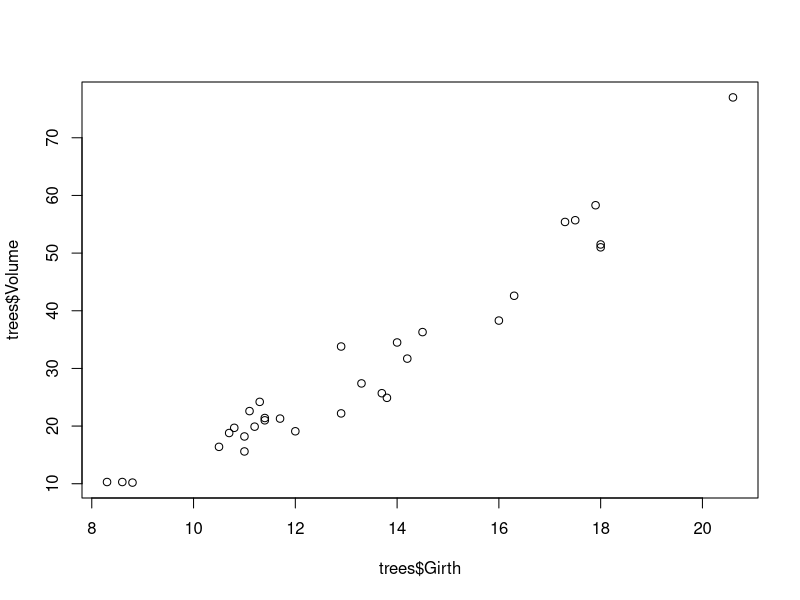
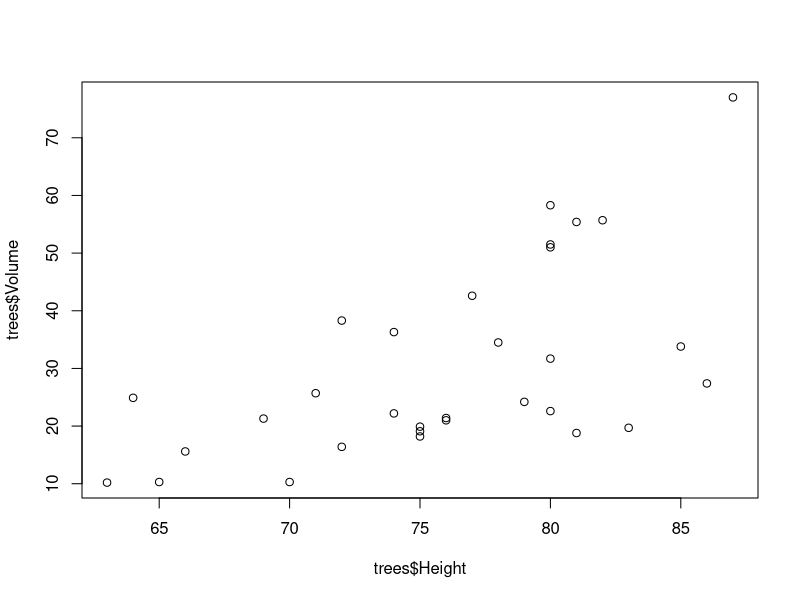
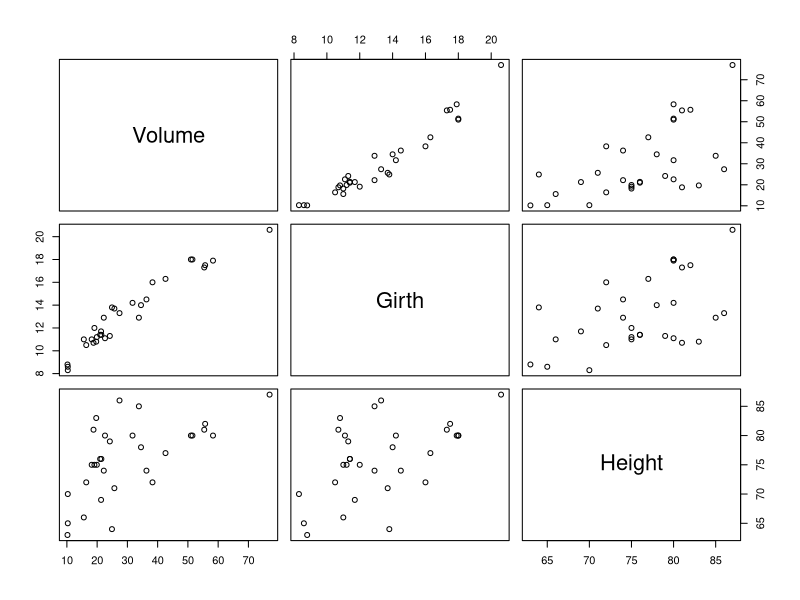
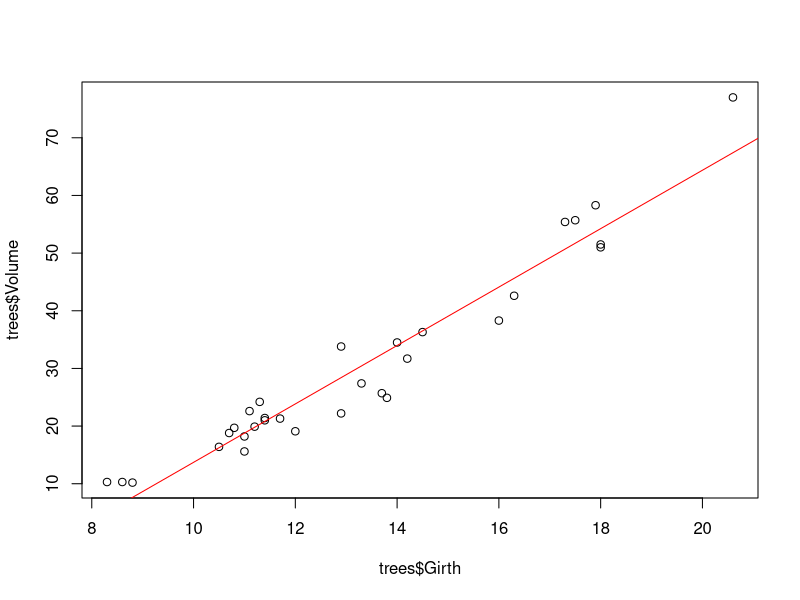
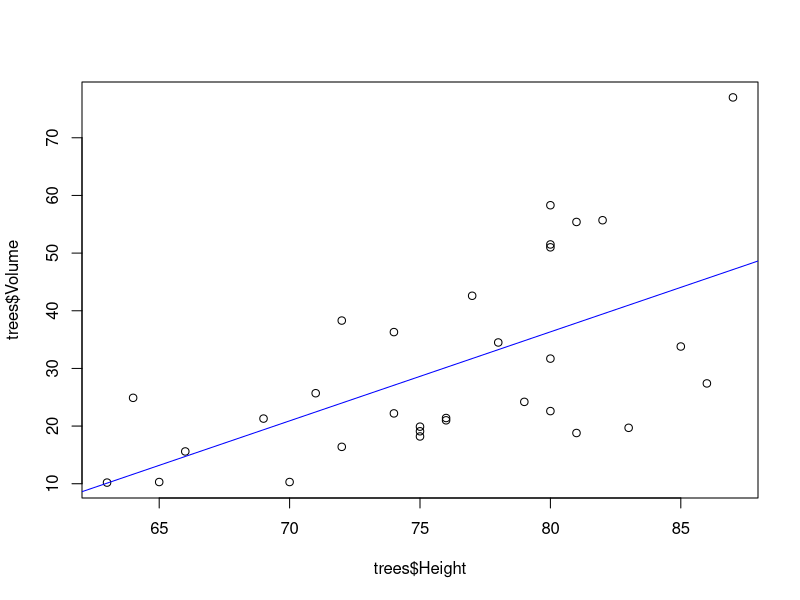
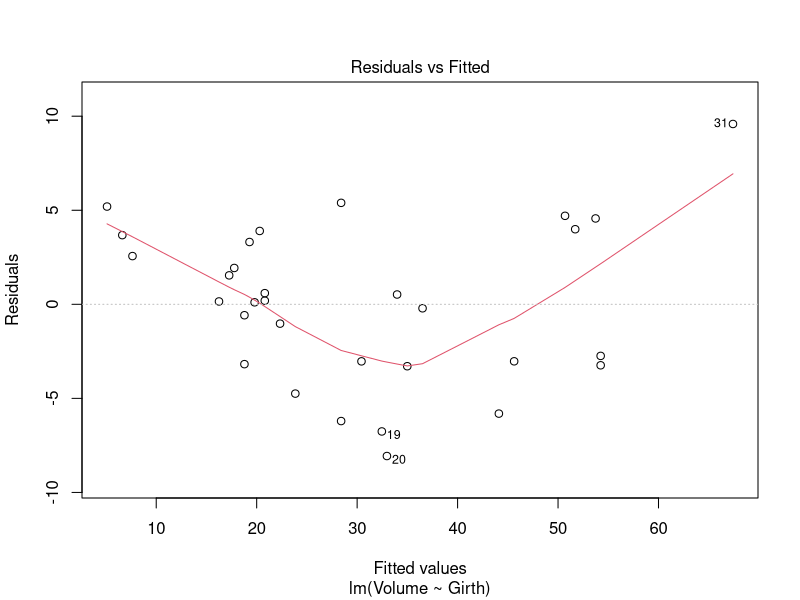
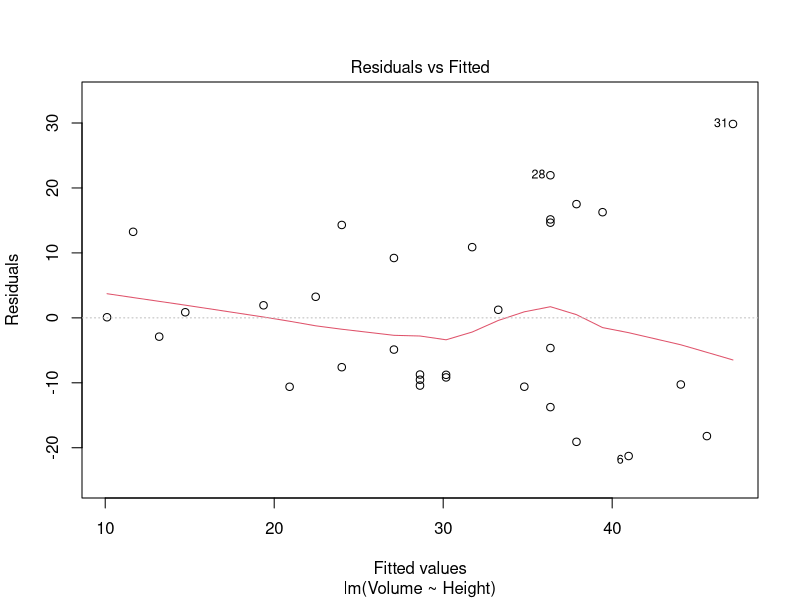
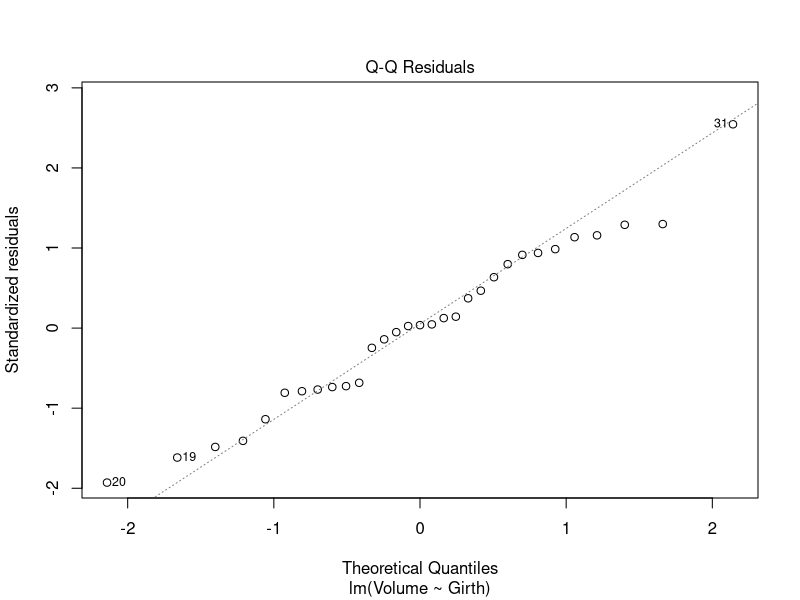

R code for these plots, in order:
### Wprowadzenie do R w kontekście Machine Learning
### Marta Sommer
### 14 listopada 2017 r.

################################################################################
### Krótkie wprowadzenie do programowania w R.

### Wektory:

# tworzenie wektorów:

c(1, 3, 4, 6, 7, 2)

1:10

10:1

seq(0, 100, by = 5)

# przypisywanie wektorów do zmiennej:

wektor <- c(3, 5, 2)

# operacje na wektorach:

wektor + 3

wektor * 2

wektor * wektor

# wybor elementu:

wektor[1]

wektor[c(1, 3)]

wektor[c(3, 1)]

### Podstawowe operacje na wektorach:

x <- 2:10

mean(x)   # średnia

sd(x)   # odchylenie standardowe

median(x)   # mediana

range(x)   # minimum i maksimum

min(x)   # minimium

### Ramki danych:

dane <- data.frame(imie = c("Marek", "Franek", "Ola"),
                   wiek = c(13, 16, 14),
                   plec = c("M", "M", "K"))   # tworzenie ramki danych:
dane

dane[2, ]   # wybieranie wiersza

dane[c(2, 3), ]

dane[c(2, 3), 3] # wybieranie wiersza i kolumny

dane[c(2, 3), c(1, 3)]

dane$wiek   # wybieranie kolumny przy pomocy nazwy kolumny

colnames(dane)   # nazwy kolumn

dane[2, 2] <- 25   # podmienianie wartosci

dane

### Wczytywanie danych:

read.table("./dane/imie_wiek_plec.txt")   # wczytywanie danych w dowolnym formacie

read.table("./dane/imie_wiek_plec.txt", header = TRUE)   # zeby zauwazyl naglowek w tabeli

menu <- read.csv("./dane/menu.csv") # wczytywanie danych w formacie .csv

menu <- read.csv("./dane/menu.csv", encoding = "UTF-8")   # poprawiamy kodowanie

### Korzystanie z pakietów:

install.packages("data.table")   # instalowanie pakietu (jednorazowo na komputerze):

library("data.table")   # ładowanie pakietu (przy każdym odpaleniu RStudio):

?fread   # pomoc

menu <- fread("./dane/menu.csv", encoding = "UTF-8")   # funkcja do wczytywania danych z pakietu 'data.table'

################################################################################
### Przetwarzanie danych za pomocą pakietu 'dplyr'.

library("dplyr")

menu <- read.csv("./dane/menu.csv", encoding = "UTF-8")

### SELECT - wybierz kolumny:

# wybieranie jednej kolumny
menu %>% 
    select(Category)   

# wybieranie wielu kolumn
menu %>% 
    select(Category,
           Calories)   

### ARRANGE - sortowanie:

# wybierz dwie kolumny, a następnie posortuj po jednej z nich
menu %>% 
    select(Item,
           Calories) %>% 
    arrange(Calories)

# posortuj malejąco:
menu %>% 
    select(Item,
           Calories) %>% 
    arrange(desc(Calories))

# posortuj podwóch kolumnach:
menu %>% 
    select(Item,
           Calories) %>% 
    arrange(desc(Calories),
            Item)

### FILTER - wybierz wiersze spełniające określone warunki:

# wybierz dania, które mają równo 100 kalorii:
menu %>% 
    filter(Calories == 100) %>% 
    select(Item,
           Category,
           Calories)

# wybierz dania, które mają mniej niż 100 kalorii:
menu %>% 
    filter(Calories < 100) %>% 
    select(Item,
           Category,
           Calories)

# wybierz dania, które mają mniej niż 100 kalorii i nie są napojem ('Beverages'):
menu %>% 
    filter(Calories < 100,
           Category != "Beverages") %>% 
    select(Item,
           Category,
           Calories)

# wybierz dania, które mają mniej niż 100 kalorii, nie są napojem ('Beverages') i posortuj po liczbie kalorii:
menu %>% 
    filter(Calories < 100,
           Category != "Beverages") %>% 
    select(Item,
           Category,
           Calories) %>% 
    arrange(Calories)

# znajdź produkt zawierający najwięcej żelaza:
menu %>% 
    filter(Iron.PDV == max(Iron.PDV))

### MUTATE - stwórz nową kolumnę:

# wybierzmy danie, jego zawartość tłuszczu i jaki to jest procent dziennej 'dawki' tłuszczu:
menu %>% 
    select(Item,
           Total.Fat, 
           Total.Fat.PDV)

# Dowiedzmy się, jaka jest dzienna zalecana 'dawka' tłuszczu:
menu %>% 
    select(Item,
           Total.Fat, 
           Total.Fat.PDV) %>% 
    mutate(dzienna_dawka_tluszczu = round(Total.Fat*100/Total.Fat.PDV))

# stwórzmy nową kolumnę, w której będziemy mieć zawartość tłuszczu, a w nawiasie jaka to jest procentowa dzienna dawka:
menu %>% 
    select(Item,
           Total.Fat, 
           Total.Fat.PDV) %>% 
    mutate(Fat = paste0(Total.Fat, " (", Total.Fat.PDV, "%)"))

### SUMMARISE - podsumuj (stwórz nową tabelę)

# policzmy średnią liczbę kalorii
menu %>% 
    summarise(sr_kalorie = mean(Calories))

# policzmy średnią liczbę kalorii i średnią ilość tłuszczu:
menu %>% 
    summarise(sr_kalorie = mean(Calories),
              sr_tluszcz = mean(Total.Fat))

# policzmy ile jest dań:
menu %>% 
    summarise(n())

### GROUP_BY - licz coś w grupach

# policzmy średnią liczbę kalorii w podziale na rodzaj posiłku:
menu %>% 
    group_by(Category) %>% 
    summarise(sr_kalorie = mean(Calories)) %>% 
    arrange(sr_kalorie)

# policzmy ile jest dań w podziale na kategorie:
menu %>% 
    group_by(Category) %>% 
    summarise(n())

# znajdź produkt zawierający najwięcej żelaza w danej kategorii:
menu %>% 
    group_by(Category) %>% 
    filter(Iron.PDV == max(Iron.PDV)) %>% 
    select(Category, Item, Iron.PDV)

### ZADANIA:

# 1. Wybierz kolumny: produkt (*Item*) oraz zawartość tłuszczu (*Total.Fat*). Posortuj tabelę malejąco po zawartości tłuszczu.
# 
# 2. Wybierz produkty (*Item*), które zawierają minimalnie 20, a maksymalnie 100 kalorii. 
# 
# 3. Znajdź produkt (*Item*), który zawiera najmniej cholesterolu (*Cholesterol*).
# 
# 4. Policz średnią zawartość cukru (*Sugar*) we wszystkich produktach.
# 
# 5. Dla każdego produktu (*Item*) policz jakim procentem jego wartości energetycznej (*Calories*) jest wartość energetyczna zawarta w tłuszczu (*Calories.from.Fat*). Wynik zaokrąglij do całości. 
# 
# 6. Znajdź produkt/-y (*Item*), które zawierają minimalną wartość sodu (*Sodium*). 
# 
# 7. Znajdź produkty (*Item*) z kategorii (*Category*) *Breakfast*, które zawierają najwięcej sodu.
# 
# 8. Dla każdej kategorii produktu (*Category*) znajdź średnią zawartość tłuszczu (*Total.Fat*).
# 
# 9. Dla każdej kategorii produktu (*Category*) znajdź minimalną zawartość cukru.
# 
# 10. Policz średnią zawartość cukru dla produktów (*Item*) będących McMuffinami (takimi, które w nazwie (*Item*) zawierają wyrażenie 'McMuffin').

################################################################################
### Krótka analiza danych za pomocą regresji liniowej

# zbior danych trees - rozmiary dotyczace drzew:
# Girth - obwod drzewa na poziomie piersi [cale]
# Height - wysokosc
# Volume - objetosc

data(trees)
head(trees)

# Pytanie: od czego zalezy objętość drzew?

# zróbmy najpierw proste wykresy zależności od obu zmiennych:

plot(trees$Girth, trees$Volume)
plot(trees$Height, trees$Volume)    # widac, ze zaleznosc jest silniejsza w przypadku Girth

pairs(Volume ~ Girth + Height, data = trees)

# sprawdźmy korelację:

cor(trees$Girth, trees$Volume)
cor(trees$Height, trees$Volume)

# dopasujmy model liniowy dla kazdej z tych zmiennych oddzielnie:

lg <- lm(Volume ~ Girth, data = trees)
lh <- lm(Volume ~ Height, data = trees)

summary(lg)
summary(lh) # widac, ze R^2 dla modelu lg było lepsze

# narysujmy dopasowane krzywe:

plot(trees$Girth, trees$Volume)
abline(lg, col = "red")

plot(trees$Height, trees$Volume)
abline(lh, col = "blue")

# porownajmy R^2 dla tych modeli

summary(lg)$r.squared    # [1] 0.9353199
summary(lh)$r.squared    # [1] 0.3579026

# wykresy rozproszenia rezyduow wzgledem wartosci dopasowanych

plot(lg, 1)
plot(lh, 1) 

# wykres kwantylowy - punkty powinny sie tu ukladac na prostej

plot(lg, 2)
plot(lh, 2)

# poprawmy model:

lg2 <- lm(Volume ~ I(Girth^2), data = trees)
summary(lg2)

plot(lg2, 1)
plot(lg2, 2)

# zobaczmy model od dwóch zmiennych:

lgh <- lm(Volume ~ I(Girth^2) + Height, data = trees)
summary(lgh)

plot(lgh, 1)
plot(lgh, 2)

